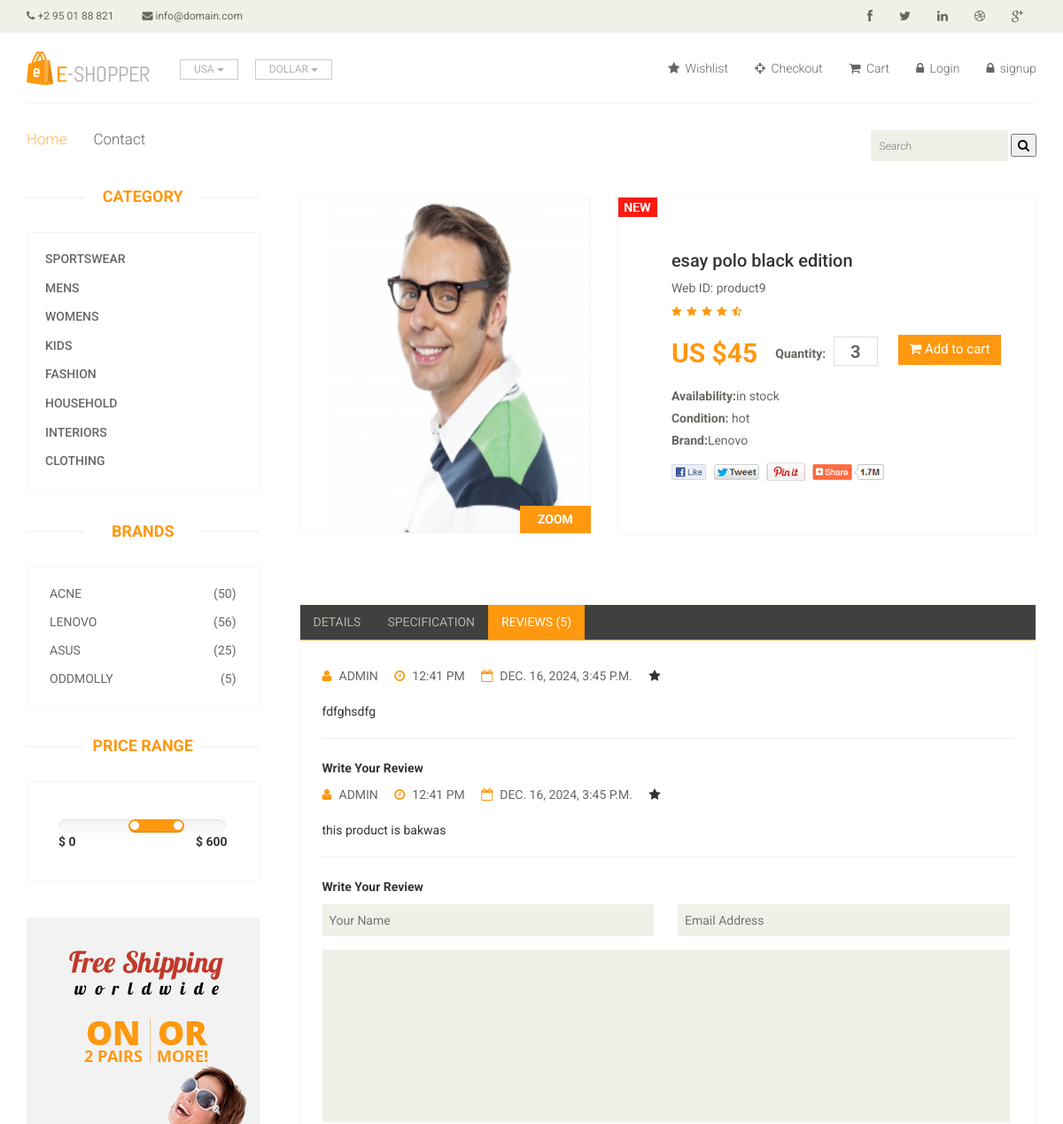
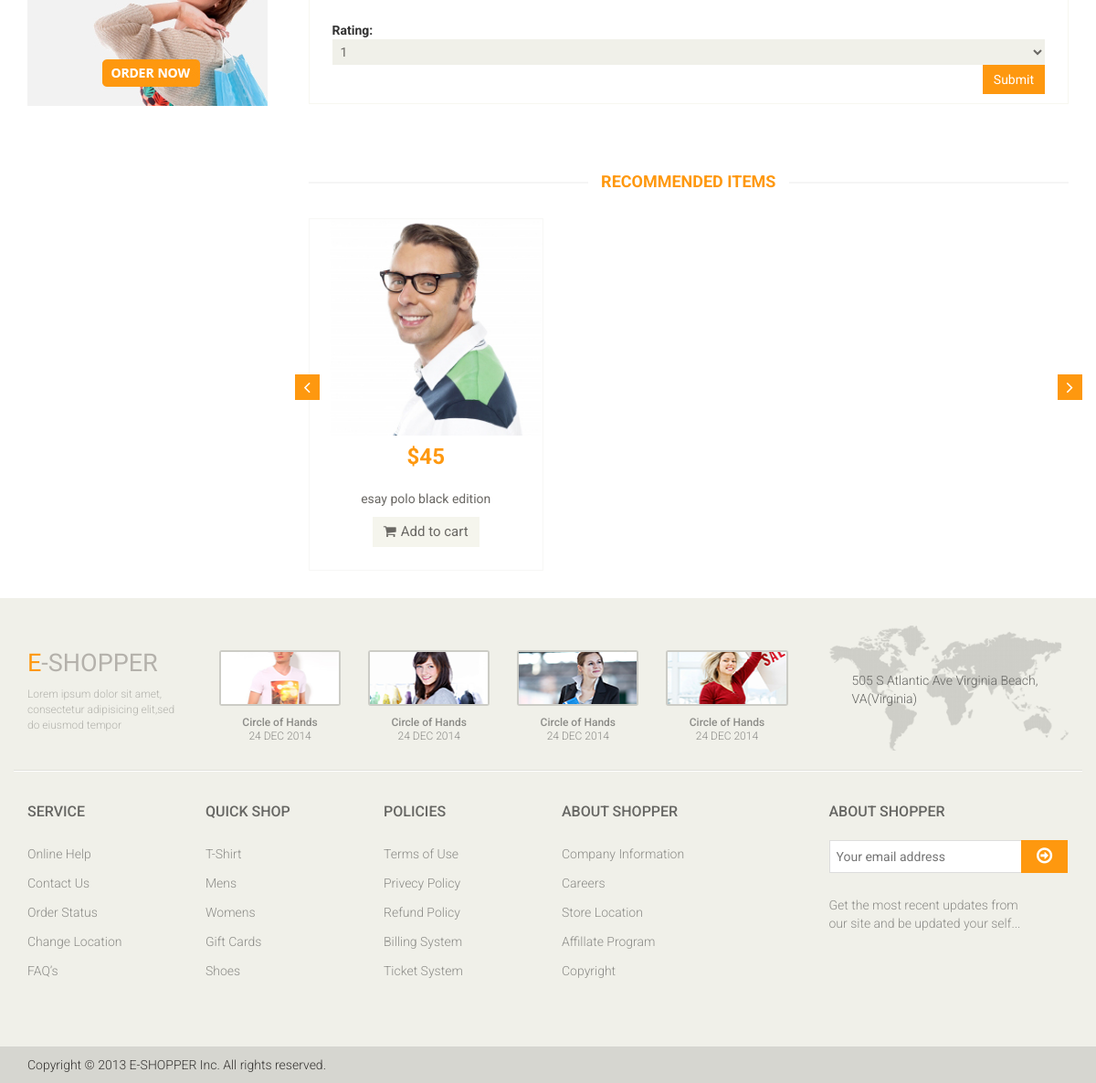
/product/product9, run on the app's committed database (2 pictures, top to bottom).
### home/models.py (models this page shows, shortened)
class Category(models.Model):
    name = models.CharField(max_length=200)
    slug = models.CharField(max_length=500 , unique = True)

class Brand(models.Model):
    name = models.CharField(max_length = 200)
    image = models.ImageField(upload_to='media' , blank=True)
    numbers_of_products = models.IntegerField(default = 1)
    slug = models.CharField(max_length=500 , blank = True)
    def __str__(self):
        return self.name

class Product(models.Model):
    name = models.CharField(max_length=200)
    price = models.IntegerField()
    discounted_price = models.IntegerField(default=0)
    image = models.ImageField(upload_to='media')
    description = models.TextField(blank=True)
    specification = models.TextField(blank = True)
    category = models.ForeignKey(Category, on_delete = models.CASCADE)
    brand = models.ForeignKey(Brand,on_delete=models.CASCADE)
    stock = models.CharField(choices = STOCK , max_length=50)
    labels = models.CharField(choices = LABELS , max_length=50 , blank=True)
    slug = models.CharField(max_length= 500 , blank = True)

class ProductReview(models.Model):
    username = models.CharField(max_length=300)
    slug = models.CharField(max_length=300)
    date = models.DateTimeField(auto_now_add=True)
    star = models.IntegerField()
    comment = models.TextField()

### home/views.py (the view)
# urls.py: path('product/<slug>', ProductDetails.as_view() , name='product'),
class ProductDetails(Base):
    def get(self,request,slug):
        self.views['product_details'] = Product.objects.filter(slug = slug)
        product_category = Product.objects.get(slug = slug).category_id
        self.views['related_products'] = Product.objects.filter(category_id = product_category)
        self.views['reviews'] = ProductReview.objects.filter(slug=slug)
        return render(request,"product-details.html",self.views)

### templates/product-details.html (shortened to what this page needs)
{% extends 'base.html' %}
{%block content%}
{%load static%}
	<section>
		<div class="container">
			<div class="row">
				<div class="col-sm-3">
					<div class="left-sidebar">
						<h2>Category</h2>
						<div class="panel-group category-products" id="accordian">
							{%for cat in categories%}
							<div class="panel panel-default">
								<div class="panel-heading">
									<h4 class="panel-title"><a href="/category/{{cat.slug}}">{{cat.name}}</a></h4>
								</div>
							</div>
							{%endfor%}
						</div>
						<div class="brands_products">
							<h2>Brands</h2>
							<div class="brands-name">
								<ul class="nav nav-pills nav-stacked">
									{%for brand in brands %}
									<li><a href="/brand/{{brand.slug}}"> <span class="pull-right">({{brand.numbers_of_products}})</span>{{brand.name}}</a></li>
									{%endfor%}
								</ul>
							</div>
						</div>
						<div class="price-range">
							<h2>Price Range</h2>
							<div class="well">
								 <input type="text" class="span2" value="" data-slider-min="0" data-slider-max="600" data-slider-step="5" data-slider-value="[250,450]" id="sl2" ><br />
								 <b>$ 0</b> <b class="pull-right">$ 600</b>
							</div>
						</div>
						<div class="shipping text-center">
							<img src="{% static 'images/home/shipping.jpg' %}" alt="" />
						</div>
					</div>
				</div>
				{%for product in product_details%}
				<div class="col-sm-9 padding-right">
					<div class="product-details">
						<div class="col-sm-5">
							<div class="view-product">
								<img src="{{product.image.url}}" alt="" />
								<h3>ZOOM</h3>
							</div>
						</div>
						<div class="col-sm-7">
							<div class="product-information">
								<img src="{% static 'images/product-details/new.jpg' %}" class="newarrival" alt="" />
								<h2>{{product.name}}</h2>
								<p>Web ID: {{product.slug}}</p>
								<img src="{% static 'images/product-details/rating.png' %}" alt="" />
								<span>
									<span>US ${{product.price}}</span>
									<label>Quantity:</label>
									<input type="text" value="3" />
									<button type="button" class="btn btn-fefault cart">
										<i class="fa fa-shopping-cart"></i>
										Add to cart
									</button>
								</span>
								<p><b>Availability:</b>{{product.stock}}</p>
								<p><b>Condition:</b> {{product.labels}}</p>
								<p><b>Brand:</b>{{product.brand}}</p>
								<a href=""><img src="{% static 'images/product-details/share.png' %}" class="share img-responsive"  alt="" /></a>
							</div>
						</div>
					</div>
					<div class="category-tab shop-details-tab">
						<div class="col-sm-12">
							<ul class="nav nav-tabs">
								<li ><a href="#details" data-toggle="tab">Details</a></li>
								<li><a href="#specification" data-toggle="tab">Specification</a></li>
								<li class="active"><a href="#reviews" data-toggle="tab">Reviews (5)</a></li>
							</ul>
						</div>
						<div class="tab-content">
							<div class="tab-pane fade active in" id="reviews" >
								{%for review in reviews%}
								<div class="col-sm-12">
									<ul>
										<li><a href=""><i class="fa fa-user"></i>{{review.username}}</a></li>
										<li><a href=""><i class="fa fa-clock-o"></i>12:41 PM</a></li>
										<li><a href=""><i class="fa fa-calendar-o"></i>{{review.date}}</a></li>
										{%for i in 1|ljust:review.star%}
										<i class="fa fa-star"></i>
										{%endfor%}
									</ul>
									<p>{{review.comment}}</p>
									<hr style="height:3px; color:black;">
									<p><b>Write Your Review</b></p>
									</div>
								{%endfor%}
									<form method="POST" action="/add_review/{{product.slug}}">
										<span>
											<input type="text" placeholder="Your Name" name="username"/>
											<input type="email" placeholder="Email Address" name="email"/>
										</span>
										<textarea name="comment" ></textarea>
										<b>Rating: <select name="star" class="stars">
											<option value="1">1</option>
										</select>
										</b>
										<button type="submit" class="btn btn-default pull-right" >
											Submit
										</button>
									</form>
							</div>
						</div>
					</div>
					<div class="recommended_items">
						<h2 class="title text-center">recommended items</h2>
						<div id="recommended-item-carousel" class="carousel slide" data-ride="carousel">
							<div class="carousel-inner">
								<div class="item active">
									{%for related_product in related_products%}
									<div class="col-sm-4">
										<div class="product-image-wrapper">
											<div class="single-products">
												<div class="productinfo text-center">
													<img src="{{related_product.image.url}}" alt="" />
													<h2>${{related_product.price}}</h2>
													<p>{{related_product.name}}</p>
													<a href="/add_to_cart/{{related_product.slug}}" ><button type="button" class="btn btn-default add-to-cart"><i class="fa fa-shopping-cart"></i>Add to cart</button></a>
												</div>
											</div>
										</div>
									</div>
									{%endfor%}
								</div>
							</div>
							 <a class="left recommended-item-control" href="#recommended-item-carousel" data-slide="prev">
								<i class="fa fa-angle-left"></i>
							  </a>
							  <a class="right recommended-item-control" href="#recommended-item-carousel" data-slide="next">
								<i class="fa fa-angle-right"></i>
							  </a>
						</div>
					</div>
				</div>
				{%endfor%}
			</div>
		</div>
	</section>
{%endblock%}

### data on the page
Category: name "SPORTSWEAR"
Category: name "MENS"
Category: name "WOMENS"
Category: name "KIDS"
Category: name "FASHION"
Category: name "HOUSEHOLD"
Category: name "INTERIORS"
Category: name "CLOTHING"
Brand: numbers_of_products "50", name "ACNE"
Brand: numbers_of_products "56", name "LENOVO"
Brand: numbers_of_products "25", name "ASUS"
Brand: numbers_of_products "5", name "ODDMOLLY"
Product: image (picture), name "esay polo black edition", slug "product9", price "45", stock "in stock", labels "hot", brand "Lenovo"
ProductReview: username "ADMIN", date "DEC. 16, 2024, 3:45 P.M.", star 1 (drawn), comment "fdfghsdfg"
ProductReview: username "ADMIN", date "DEC. 16, 2024, 3:45 P.M.", star 1 (drawn), comment "this product is bakwas"
